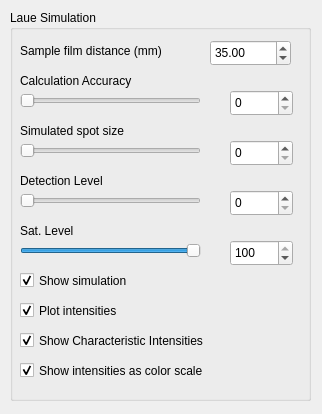
<ui version="4.0" >
 <class>LaueControls</class>
 <widget class="QWidget" name="LaueControls" >
  <property name="geometry" >
   <rect>
    <x>0</x>
    <y>0</y>
    <width>322</width>
    <height>414</height>
   </rect>
  </property>
  <property name="windowTitle" >
   <string>Laue</string>
  </property>
  <widget class="QGroupBox" name="groupBox" >
   <property name="geometry" >
    <rect>
     <x>10</x>
     <y>10</y>
     <width>301</width>
     <height>391</height>
    </rect>
   </property>
   <property name="title" >
    <string>Laue Simulation</string>
   </property>
   <widget class="QLabel" name="label_4" >
    <property name="geometry" >
     <rect>
      <x>10</x>
      <y>160</y>
      <width>111</width>
      <height>21</height>
     </rect>
    </property>
    <property name="text" >
     <string>Detection Level</string>
    </property>
   </widget>
   <widget class="QSlider" name="DetLevelSlider" >
    <property name="geometry" >
     <rect>
      <x>10</x>
      <y>180</y>
      <width>181</width>
      <height>22</height>
     </rect>
    </property>
    <property name="maximum" >
     <number>100</number>
    </property>
    <property name="value" >
     <number>0</number>
    </property>
    <property name="orientation" >
     <enum>Qt::Horizontal</enum>
    </property>
   </widget>
   <widget class="QSpinBox" name="DetLevelSpinBox" >
    <property name="geometry" >
     <rect>
      <x>220</x>
      <y>180</y>
      <width>63</width>
      <height>26</height>
     </rect>
    </property>
    <property name="maximum" >
     <number>100</number>
    </property>
   </widget>
   <widget class="QSlider" name="SatLevelSlider" >
    <property name="geometry" >
     <rect>
      <x>10</x>
      <y>230</y>
      <width>181</width>
      <height>22</height>
     </rect>
    </property>
    <property name="maximum" >
     <number>100</number>
    </property>
    <property name="value" >
     <number>100</number>
    </property>
    <property name="orientation" >
     <enum>Qt::Horizontal</enum>
    </property>
   </widget>
   <widget class="QLabel" name="label_5" >
    <property name="geometry" >
     <rect>
      <x>10</x>
      <y>210</y>
      <width>111</width>
      <height>21</height>
     </rect>
    </property>
    <property name="text" >
     <string>Sat. Level</string>
    </property>
   </widget>
   <widget class="QCheckBox" name="ShowSimulationCheckbox" >
    <property name="enabled" >
     <bool>true</bool>
    </property>
    <property name="geometry" >
     <rect>
      <x>10</x>
      <y>260</y>
      <width>131</width>
      <height>21</height>
     </rect>
    </property>
    <property name="text" >
     <string>Show simulation</string>
    </property>
    <property name="checked" >
     <bool>true</bool>
    </property>
   </widget>
   <widget class="QLabel" name="label_3" >
    <property name="geometry" >
     <rect>
      <x>10</x>
      <y>110</y>
      <width>191</width>
      <height>21</height>
     </rect>
    </property>
    <property name="text" >
     <string>Simulated spot size</string>
    </property>
   </widget>
   <widget class="QSpinBox" name="SpotSizeSpinBox" >
    <property name="geometry" >
     <rect>
      <x>220</x>
      <y>130</y>
      <width>63</width>
      <height>26</height>
     </rect>
    </property>
    <property name="maximum" >
     <number>100</number>
    </property>
   </widget>
   <widget class="QLabel" name="label" >
    <property name="geometry" >
     <rect>
      <x>10</x>
      <y>30</y>
      <width>191</width>
      <height>21</height>
     </rect>
    </property>
    <property name="text" >
     <string>Sample film distance (mm)</string>
    </property>
   </widget>
   <widget class="QSpinBox" name="SatLevelSpinBox" >
    <property name="geometry" >
     <rect>
      <x>220</x>
      <y>230</y>
      <width>63</width>
      <height>26</height>
     </rect>
    </property>
    <property name="maximum" >
     <number>100</number>
    </property>
    <property name="value" >
     <number>100</number>
    </property>
   </widget>
   <widget class="QLabel" name="label_6" >
    <property name="geometry" >
     <rect>
      <x>10</x>
      <y>60</y>
      <width>191</width>
      <height>21</height>
     </rect>
    </property>
    <property name="text" >
     <string>Calculation Accuracy</string>
    </property>
   </widget>
   <widget class="QSlider" name="SpotSizeSlider" >
    <property name="geometry" >
     <rect>
      <x>10</x>
      <y>130</y>
      <width>181</width>
      <height>22</height>
     </rect>
    </property>
    <property name="maximum" >
     <number>100</number>
    </property>
    <property name="value" >
     <number>0</number>
    </property>
    <property name="orientation" >
     <enum>Qt::Horizontal</enum>
    </property>
   </widget>
   <widget class="QSpinBox" name="AccuracySpinBox" >
    <property name="geometry" >
     <rect>
      <x>220</x>
      <y>80</y>
      <width>63</width>
      <height>26</height>
     </rect>
    </property>
    <property name="maximum" >
     <number>10</number>
    </property>
   </widget>
   <widget class="QSlider" name="AccuracySlider" >
    <property name="geometry" >
     <rect>
      <x>10</x>
      <y>80</y>
      <width>181</width>
      <height>22</height>
     </rect>
    </property>
    <property name="maximum" >
     <number>10</number>
    </property>
    <property name="pageStep" >
     <number>1</number>
    </property>
    <property name="value" >
     <number>0</number>
    </property>
    <property name="orientation" >
     <enum>Qt::Horizontal</enum>
    </property>
   </widget>
   <widget class="QDoubleSpinBox" name="sampleFilmD" >
    <property name="geometry" >
     <rect>
      <x>200</x>
      <y>30</y>
      <width>81</width>
      <height>26</height>
     </rect>
    </property>
    <property name="singleStep" >
     <double>0.050000000000000</double>
    </property>
    <property name="value" >
     <double>35.000000000000000</double>
    </property>
   </widget>
   <widget class="QCheckBox" name="ShowSimulationIntensities" >
    <property name="geometry" >
     <rect>
      <x>10</x>
      <y>290</y>
      <width>121</width>
      <height>21</height>
     </rect>
    </property>
    <property name="text" >
     <string>Plot intensities</string>
    </property>
    <property name="checked" >
     <bool>true</bool>
    </property>
   </widget>
   <widget class="QCheckBox" name="ShowCharacteristicCheckBox" >
    <property name="geometry" >
     <rect>
      <x>10</x>
      <y>320</y>
      <width>221</width>
      <height>21</height>
     </rect>
    </property>
    <property name="text" >
     <string>Show Characteristic Intensities</string>
    </property>
    <property name="checked" >
     <bool>true</bool>
    </property>
   </widget>
   <widget class="QCheckBox" name="IntensityFilmLikeCheckBox" >
    <property name="geometry" >
     <rect>
      <x>10</x>
      <y>350</y>
      <width>221</width>
      <height>21</height>
     </rect>
    </property>
    <property name="text" >
     <string>Show intensities as color scale</string>
    </property>
    <property name="checked" >
     <bool>true</bool>
    </property>
   </widget>
  </widget>
 </widget>
 <resources/>
 <connections/>
</ui>
